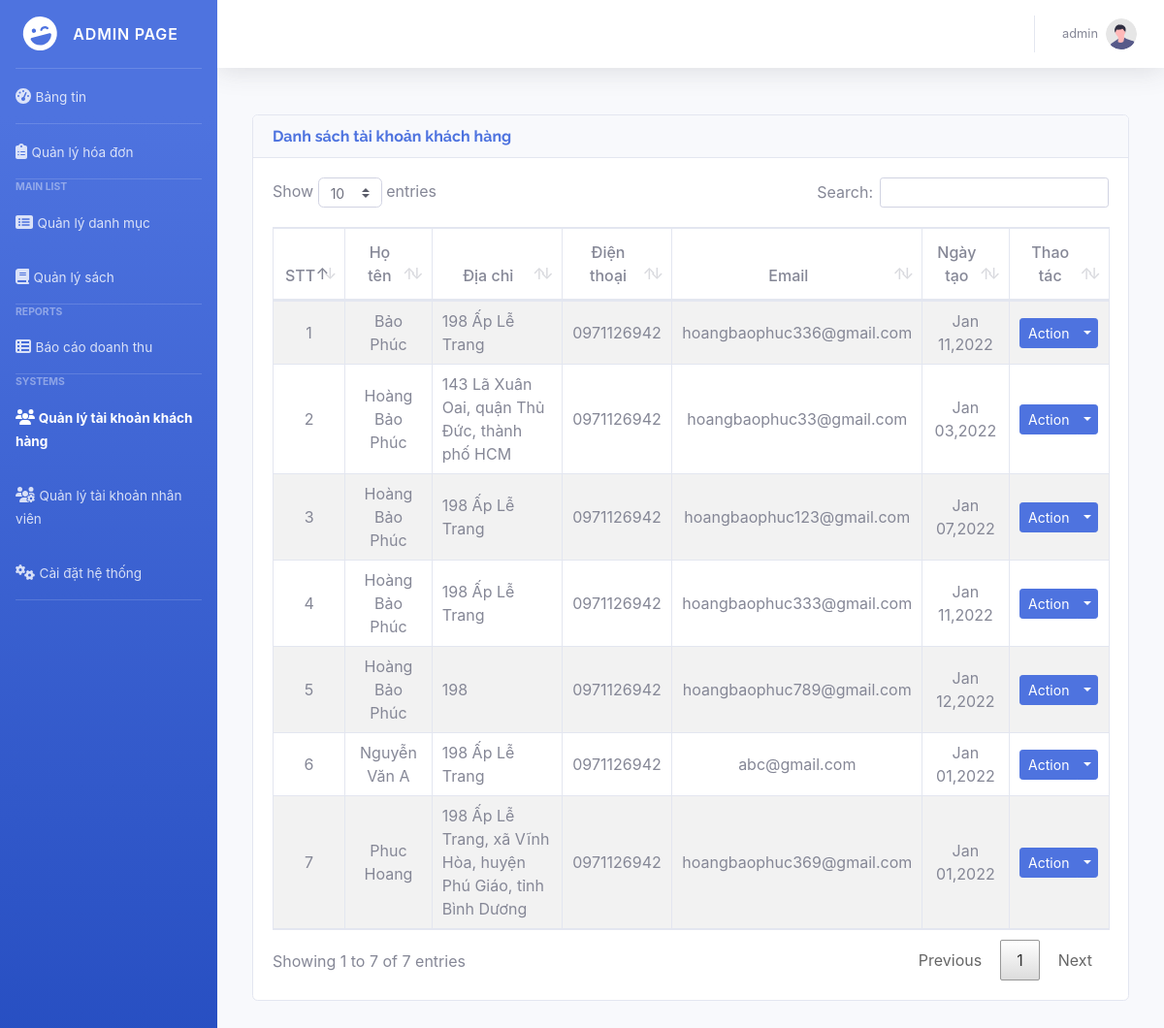
/admin/index.php?page=customer (signed in), run on the app's committed database.
### tables this page shows
CREATE TABLE `customers` (
  `id` int(30) NOT NULL,
  `name` text NOT NULL,
  `address` text NOT NULL,
  `contact` varchar(100) NOT NULL,
  `email` varchar(150) NOT NULL,
  `password` text NOT NULL,
  `date_created` datetime NOT NULL DEFAULT current_timestamp()
);

### admin/customer.php (the view, shortened to what this page needs)
<div class="container-fluid mg-bt-170">
	<br>
	<div class="col-lg-12">
		<div class="card ">
			<div class="card-header">
                <h6 class="font-weight-bold text-primary" style="margin: 0;">Danh sách tài khoản khách hàng</h6>
            </div>
			<div class="card-body">
				<table class="table-striped table-bordered">
			<thead>
				<tr>
					<th class="text-center">STT</th>
					<th class="text-center">Họ tên</th>
					<th class="text-center">Địa chỉ</th>
					<th class="text-center">Điện thoại</th>
					<th class="text-center">Email</th>
                    <th class="text-center">Ngày tạo</th>
                    <th class="text-center">Thao tác</th>
				</tr>
			</thead>
			<tbody>
				<?php
 					include 'db_connect.php';
 					$customer = $conn->query("SELECT * FROM customers order by name asc");
 					$i = 1;
 					while($row= $customer->fetch_assoc()):
				 ?>
                    <tr>
                        <td class="text-center">
                            <?php echo $i++ ?>
                        </td>
                        <td class="text-center">
                            <?php echo ucwords($row['name']) ?>
                        </td>
                        <td class="text-left">
                            <?php echo $row['address'] ?>
                        </td>
                        <td class="text-center">
                            <?php echo $row['contact'] ?>
                        </td>
                        <td class="text-center">
                            <?php echo $row['email']?>
                        </td>
                        <td class="text-center">
                            <?php echo date("M d,Y",strtotime($row['date_created']))?>
                        </td>
                        <td>
                            <center>
                                <div class="btn-group">
                                <button type="button" class="btn btn-primary btn-sm">Action</button>
                                <button type="button" class="btn btn-primary btn-sm dropdown-toggle dropdown-toggle-split" data-toggle="dropdown" aria-haspopup="true" aria-expanded="false">
                                </button>
                                </div>
                            </center>
                        </td>
                    </tr>
				<?php endwhile; ?>
			</tbody>
		</table>
			</div>
		</div>
	</div>
</div>

### admin/assets/fullcalendar/main.css (style rules this page uses)
:root { --fc-daygrid-event-dot-width: 8px; }
:root { --fc-list-event-dot-width: 10px; --fc-list-event-hover-bg-color: #f5f5f5; }

### admin/assets/css/style.css (style rules this page uses)
body { font-family: "Open Sans", sans-serif; color: #444444; width: 100%; height: calc(100%); font-size: 12px; }
h1, h2, h3, h4, h5, h6 { font-family: "Raleway", sans-serif; }
.btn-sm { padding: .0001rem .2rem; }
table.dataTable thead .sorting_asc { background: none; }
table.dataTable thead .sorting { background: none; }
table.dataTable thead th { padding: 0.75rem; border-bottom-width: 2px; vertical-align: bottom; border-bottom: 2px solid #e3e6f0; font-weight: 500; }
table.dataTable.no-footer { vertical-align: bottom; border-bottom: 2px solid #e3e6f0; }
.mg-bt-170 { margin-bottom: 170px; }

### css/grid.css (style rules this page uses)
* { box-sizing: border-box; }

### data on the page
customers: name "Bảo Phúc", address "198 Ấp Lễ Trang", contact "0971126942", email "hoangbaophuc336@gmail.com", date_created "Jan 11,2022"
customers: name "Hoàng Bảo Phúc", address "143 Lã Xuân Oai, quận Thủ Đức, thành phố HCM", contact "0971126942", email "hoangbaophuc33@gmail.com", date_created "Jan 03,2022"
customers: name "Hoàng Bảo Phúc", address "198 Ấp Lễ Trang", contact "0971126942", email "hoangbaophuc123@gmail.com", date_created "Jan 07,2022"
customers: name "Hoàng Bảo Phúc", address "198 Ấp Lễ Trang", contact "0971126942", email "hoangbaophuc333@gmail.com", date_created "Jan 11,2022"
customers: name "Hoàng Bảo Phúc", address "198", contact "0971126942", email "hoangbaophuc789@gmail.com", date_created "Jan 12,2022"
customers: name "Nguyễn Văn A", address "198 Ấp Lễ Trang", contact "0971126942", email "abc@gmail.com", date_created "Jan 01,2022"
customers: name "Phuc Hoang", address "198 Ấp Lễ Trang, xã Vĩnh Hòa, huyện Phú Giáo, tỉnh Bình Dương", contact "0971126942", email "hoangbaophuc369@gmail.com", date_created "Jan 01,2022"

### other printed values
$_SESSION['login_name'] "admin"
